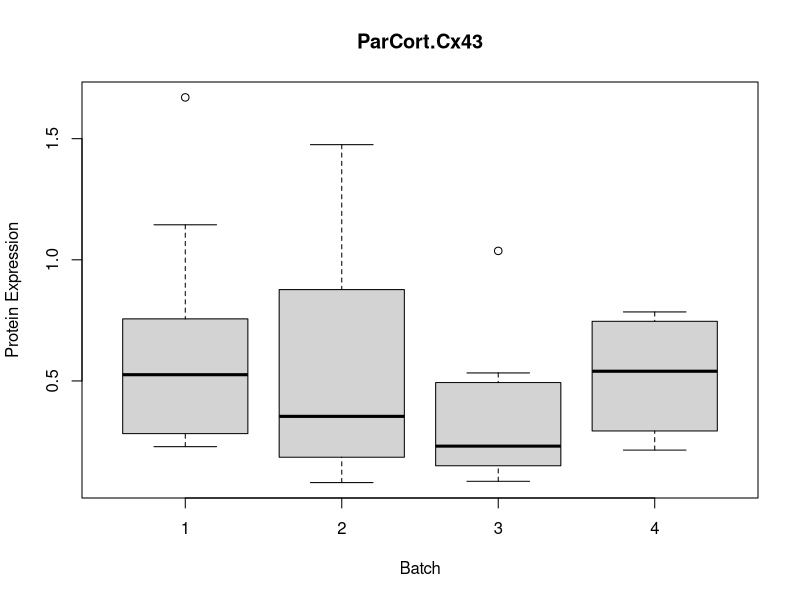
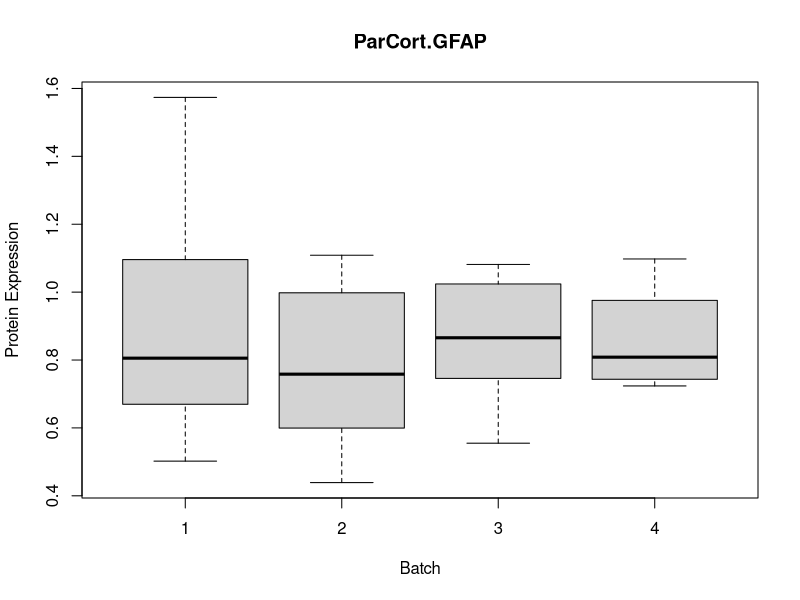
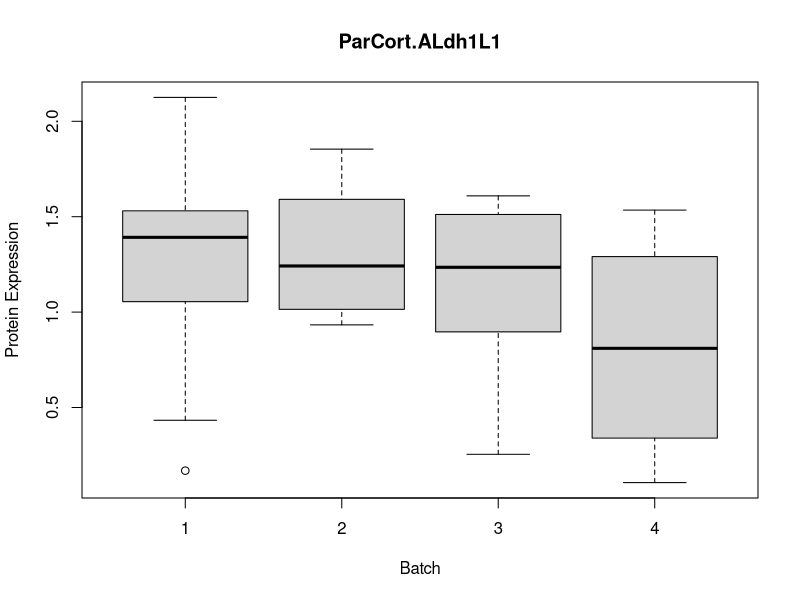
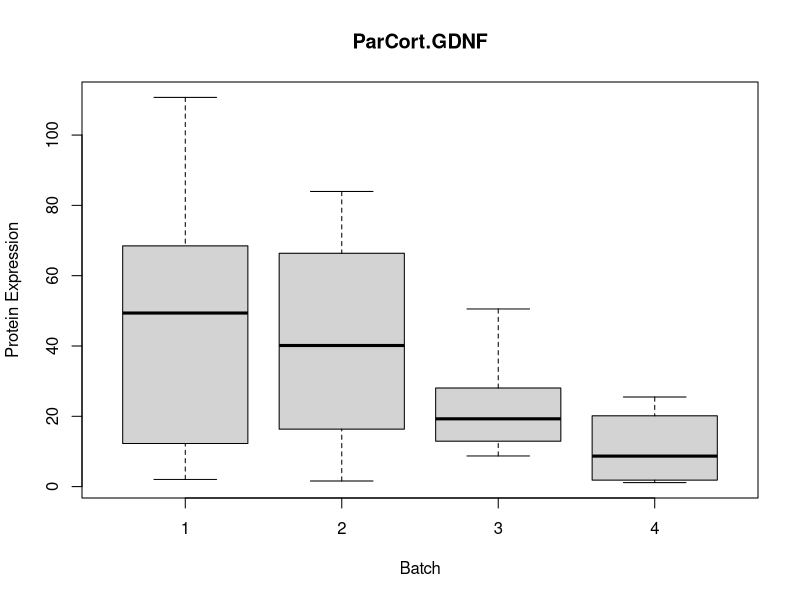
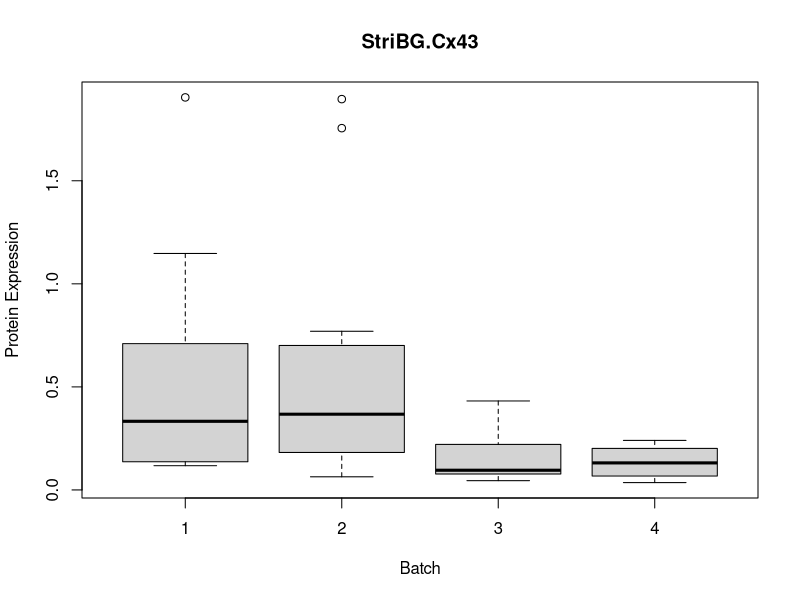
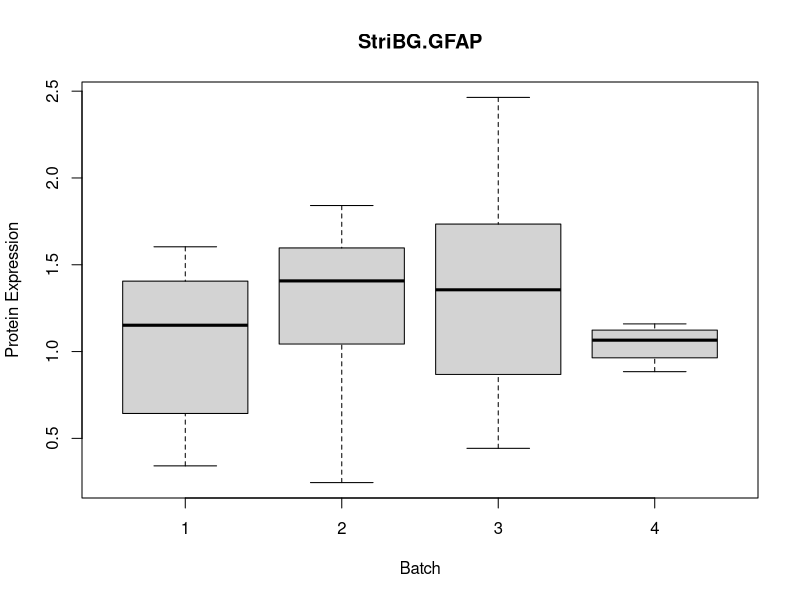
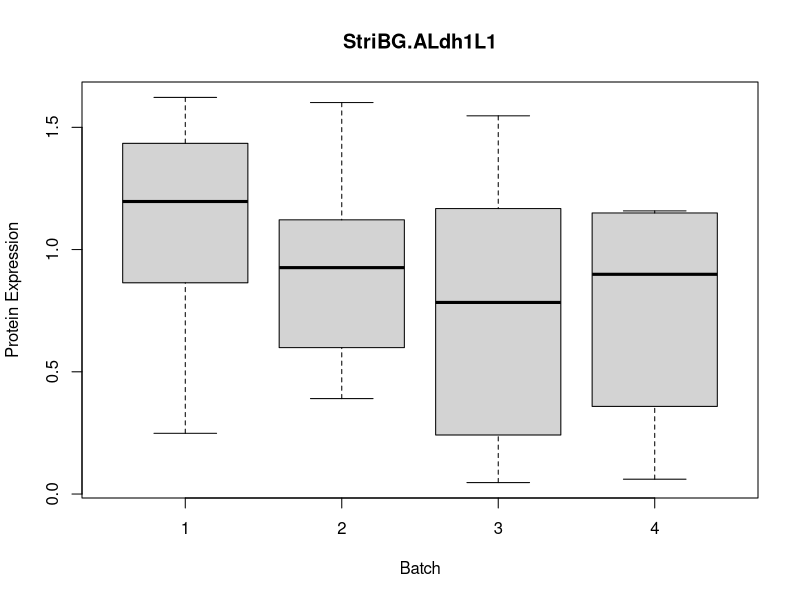
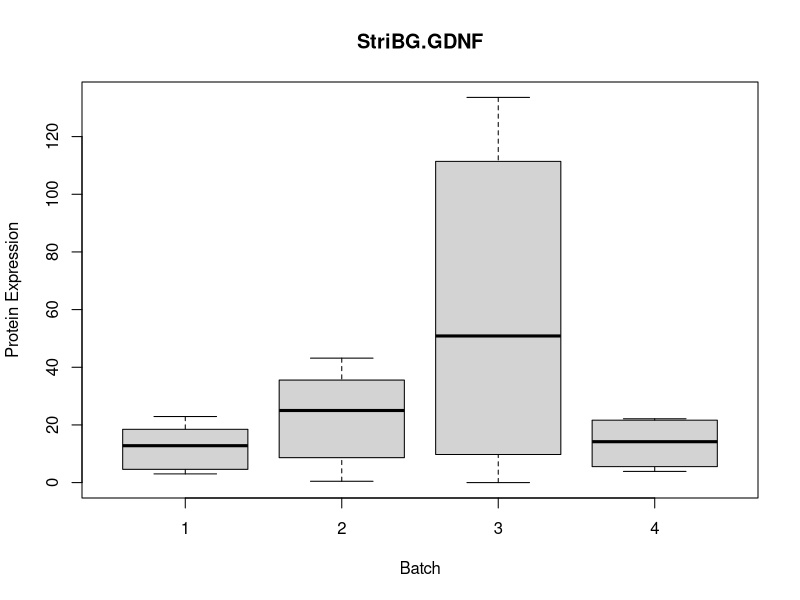

R code for these plots, in order:
## ---- chunk 1
library(stringr)
## ---- chunk 2
wb <- read.csv("../data/WB_protein_levels.csv", row.names=1)

grp <- c(rep("C", 20),rep("P", 20))

plotColours <- gsub("C", "blue", grp)
plotColours <- gsub("P", "red", plotColours)

batch <- c(rep("1", 6), rep("2",6), rep("3",6), rep("4",2))
batch <- rep(batch,2)
## ---- chunk 3
for (i in 1:dim(wb)[2]){
  boxplot(wb[,i]~batch, main=str_c(names(wb)[i]), xlab="Batch", ylab="Protein Expression")
}
## ---- chunk 4
allPCA <- prcomp(wb[,c(1:4)], scale=T)
plot(allPCA$x[,c(1,2)], col=plotColours, pch=batch)
## ---- chunk 5
allPCA <- prcomp(wb[,c(5:8)], scale=T)
plot(allPCA$x[,c(1,2)], col=plotColours, pch=batch)
## ---- chunk 6
allPCA <- prcomp(wb[c(1:3, 5:14,16:40),c(9:12)], scale=T)
plot(allPCA$x[,c(1,2)], col=plotColours[c(1:3, 5:14,16:40)], pch=batch[c(1:3, 5:14,16:40)])
## ---- chunk 7
swPval <- function(x) {
  shapiro.test(x)$p.value
}

sw1 <- apply(wb[batch=="1",], 2, swPval)
sw2 <- apply(wb[batch=="2",], 2, swPval)
sw3 <- apply(wb[batch=="3",], 2, swPval)
sw4 <- apply(wb[batch=="4",], 2, swPval)
## ---- chunk 8
swRawP <- c(sw1, sw2, sw3, sw4)
swAdjP <- p.adjust(swRawP, method="holm")
sw1adj <- swAdjP[1:12]
sw2adj <- swAdjP[23:24]
sw3adj <- swAdjP[25:36]
sw4adj <- swAdjP[37:48]
## ---- chunk 9
swTable <- data.frame(cbind(sw1adj, sw2adj, sw3adj, sw4adj))
names(swTable) <- c("Batch 1 adj. p", "Batch 2 adj. p", "Batch 3 adj. p", "Batch 4 adj. p")
knitr::kable(swTable)
## ---- chunk 10
aovP <- function(x, group) {
  summary(aov(x~group))[[1]][[1,'Pr(>F)']]
}
aovBatchRaw <- apply(wb, 2, aovP, group=batch)
aovBatchTable <- data.frame(aovBatchRaw, p.adjust(aovBatchRaw, method="holm"))
names(aovBatchTable) <- c("raw p-value", "adjusted p-value")
knitr::kable(aovBatchTable)
